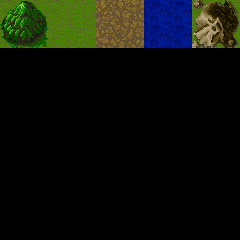

The image is a tile-based game level rendered from a .tmx file. Its description and source (layers, tilesets, objects; grid data summarised) follow:
An orthogonal 5x5 tile map with 48x48 px tiles, 1 tile layer (Tile Layer 1).

<map version="1.0" orientation="orthogonal" width="5" height="5" tilewidth="48" tileheight="48">
 <tileset firstgid="1" name="AAA" tilewidth="48" tileheight="48">
  <image source="tilemap_001.png" width="768" height="768" />
 </tileset>
 <layer name="Tile Layer 1" width="5" height="5">
  <data>[25 cells, 5 non-empty, 5 distinct tile ids]</data>
 </layer>
</map>